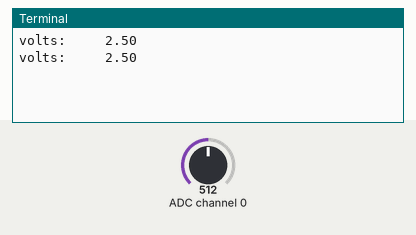
Recording of a program running on a simulated Raspberry Pi (BCM pin numbers). On the bench: the last lines printed to the terminal. The test bench sets the inputs (shaded band); at power-on: ADC channel 0 = 512 (analog values on the 0–1023 scale).

Above: at 1.2 s.
1.3 s: ADC channel 0 set to 716
At 2.6 s:
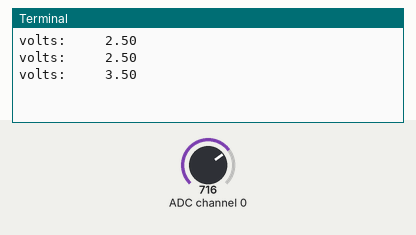
2.8 s: ADC channel 0 set to 900
At 3.6 s:
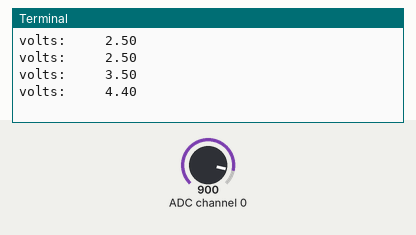
Timing chart, 0 to 5.8 s (numbered marks = the images above; inputs shaded):
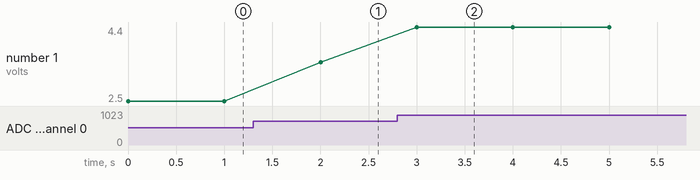

The program:

mcp3008.py
```python
import time
import spidev

class MCP3008_Class:
    def __init__(self,ref_volts):
        self.ref_volts = ref_volts
        self.spi = spidev.SpiDev()
        self.spi.open(0,0)


    def GetVoltage(self,ch):
        raw = self.spi.xfer2([1,(8+ch)<<4,0])
        raw2 = ((raw[1]&3)<<8)+raw[2]
        volts = (raw2 * self.ref_volts)/float(1023)
        volts = round(volts,4)
        return volts

    def Cleanup(self):
        self.spi.close()


if __name__ == '__main__':
    ADC = MCP3008_Class(ref_volts=5)
    try:
        while True:
            volts = ADC.GetVoltage(ch=0)
            print("volts: {:8.2f}".format(volts))
            time.sleep(1)

    except KeyboardInterrupt:
        print("\nCtl+C")
    except Exception as e:
        print(str(e))
    finally:
        ADC.Cleanup()
        print("\nexit program")
```

Measured:
- after the input at 1.3 s, the terminal: prints a new line after 0.70 s (image 1)
- after the input at 2.8 s, the terminal: prints a new line after 0.20 s (image 2)
- plotted number 1: 2.5 → 3.5 after the input at 1.3 s, 3.5 → 4.4 after the input at 2.8 s
